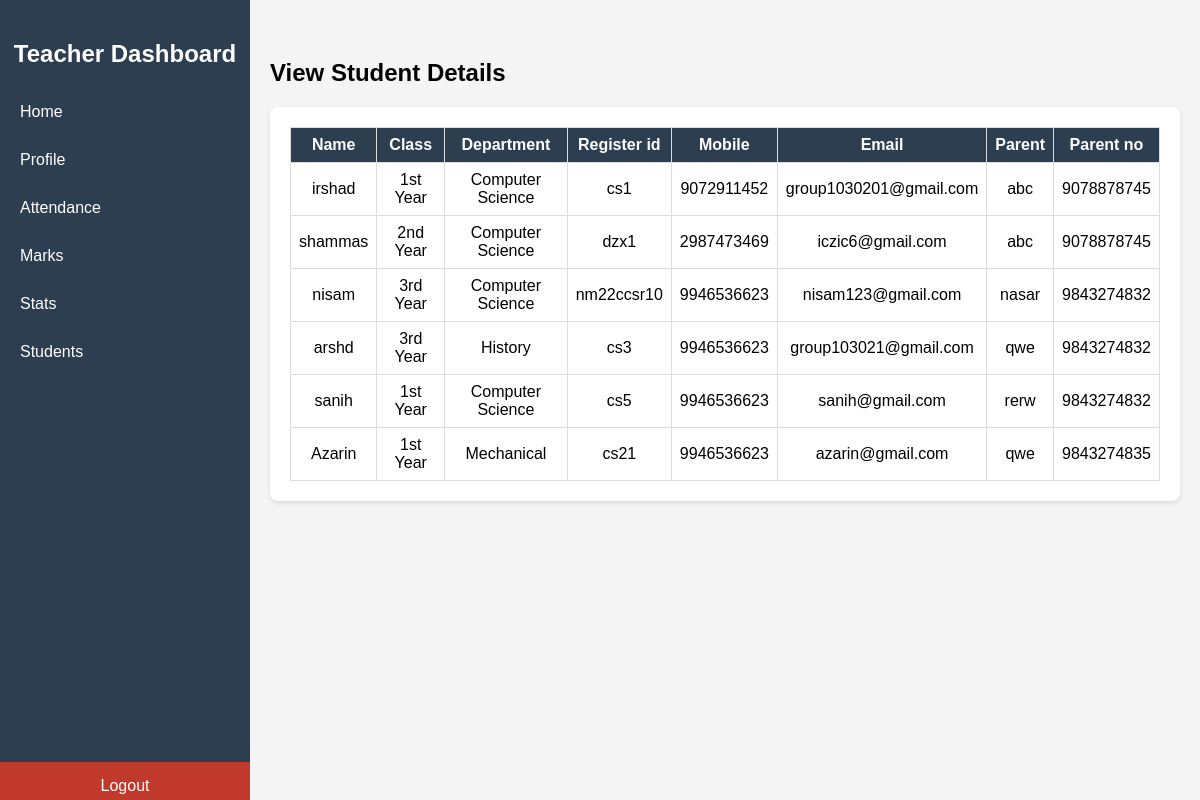
/student-details/, run on an earlier commit of the app's database.
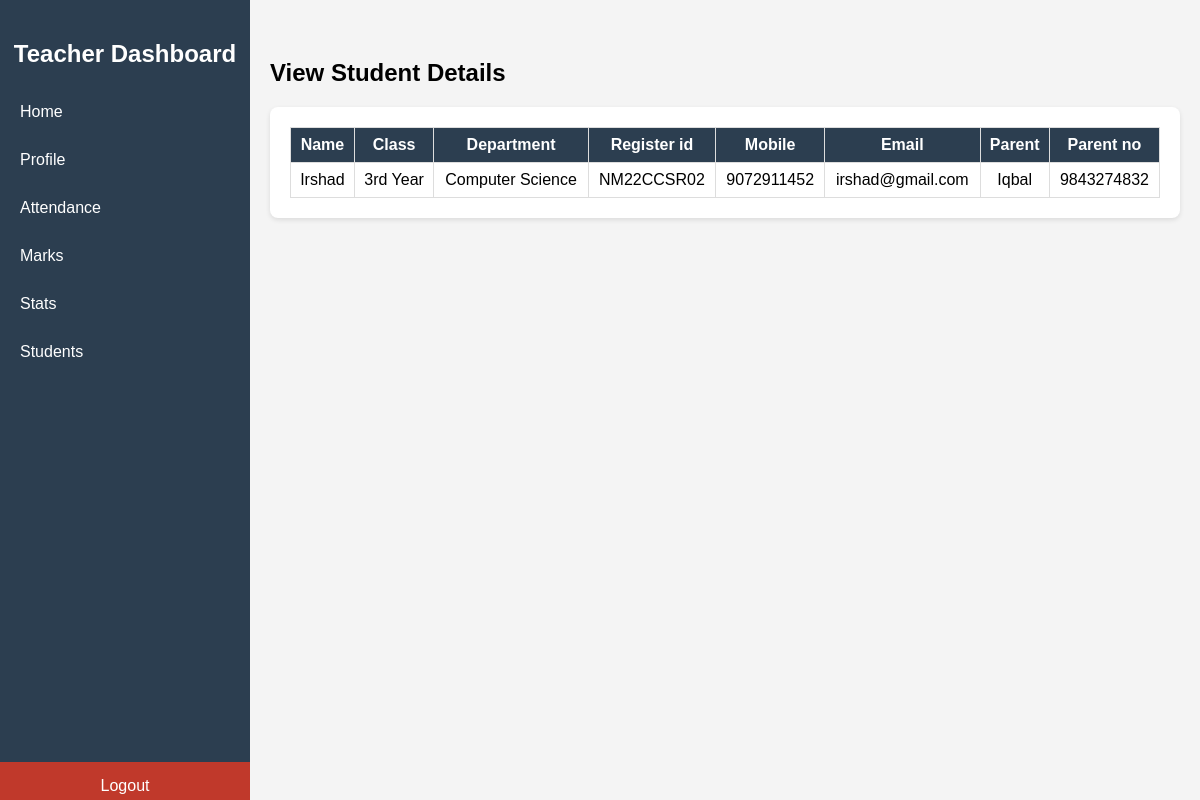
And on a later commit of the database.
### GradeWireapp/models.py (models this page shows, shortened)
class Student(models.Model):
    name = models.CharField(max_length=30)
    Class = models.CharField(max_length=20)
    department = models.CharField(max_length=30)
    register_id = models.CharField(max_length=30,unique=True)
    mobile = models.CharField(max_length=10)  # Changed from IntegerField to CharField
    email = models.EmailField(unique=True)
    parent = models.CharField(max_length=30)
    parent_no = models.CharField(max_length=10)  # Changed from IntegerField to CharField
    password = models.CharField(max_length=15)
    full_day_attendance = models.PositiveIntegerField(default=0)  # To store full-day attendance count

### GradeWireapp/views.py (the view)
# urls.py: path('student-details/', views.detail_student_view,name='StudentDetail'),
def detail_student_view(request):
    students = models.Student.objects.all()
    return render(request, 'teach_st_details.html',{'student':students})

### templates/teach_st_details.html (shortened to what this page needs)
{% load static %}
<!DOCTYPE html>
<html lang="en">
<head>
    <link rel="stylesheet" type="text/css" href="{% static 'assets/css/teach-style.css'%}">
</head>
<body>
        <div class="menu-toggle" onclick="toggleSidebar()">☰ Menu</div>
        <div class="sidebar">
            <h2>Teacher Dashboard</h2>
            <a href="{% url 'teachHome' %}" >Home</a>
            <a href="{% url 'teacherProfile' %}" >Profile</a>
            <a href="{% url 'teachStAttendance' %}" >Attendance</a>
            <a href="{% url 'teachStMarks' %}" >Marks</a>
            <a href="{% url 'teachStStats' %}">Stats</a>
            <a href="{% url 'StudentDetail' %}" >Students</a>
            <a href="{% url 'logout' %}" class="logout" id="logoutButton">Logout</a>
        </div>
        <div class="main-content">
<div id="students" class="section">
    <h2>View Student Details</h2>
    <div class="attendance-table">
        <table>
            <thead>
                <tr>
                    <th>Name</th>
                    <th>Class</th>
                    <th>Department</th>
                    <th>Register id</th>
                    <th>Mobile</th>
                    <th>Email</th>
                    <th>Parent</th>
                    <th>Parent no</th>
                </tr>
            </thead>
            <tbody id="studentTableBody">
                {% for s in student %}
                <tr>
                    <td>{{s.name}}</td>
                    <td>{{s.Class}}</td>
                    <td>{{s.department}}</td>
                    <td>{{s.register_id}}</td>
                    <td>{{s.mobile}}</td>
                    <td>{{s.email}}</td>
                    <td>{{s.parent}}</td>
                    <td>{{s.parent_no}}</td>
                </tr>
                {% endfor %}
            </tbody>
        </table>
        </div>
</div>
    </div>
</body>
</html>

What changed in the data, as far as the page shows it:
removed Student: name "irshad", Class "1st Year", department "Computer Science", register_id "cs1", mobile "9072911452", email "group1030201@gmail.com", parent "abc", parent_no "9078878745"
removed Student: name "shammas", Class "2nd Year", department "Computer Science", register_id "dzx1", mobile "2987473469", email "iczic6@gmail.com", parent "abc", parent_no "9078878745"
removed Student: name "nisam", Class "3rd Year", department "Computer Science", register_id "nm22ccsr10", mobile "9946536623", email "nisam123@gmail.com", parent "nasar", parent_no "9843274832"
removed Student: name "arshd", Class "3rd Year", department "History", register_id "cs3", mobile "9946536623", email "group103021@gmail.com", parent "qwe", parent_no "9843274832"
removed Student: name "sanih", Class "1st Year", department "Computer Science", register_id "cs5", mobile "9946536623", email "sanih@gmail.com", parent "rerw", parent_no "9843274832"
removed Student: name "Azarin", Class "1st Year", department "Mechanical", register_id "cs21", mobile "9946536623", email "azarin@gmail.com", parent "qwe", parent_no "9843274835"
added Student: name "Irshad", Class "3rd Year", department "Computer Science", register_id "NM22CCSR02", mobile "9072911452", email "irshad@gmail.com", parent "Iqbal", parent_no "9843274832"
